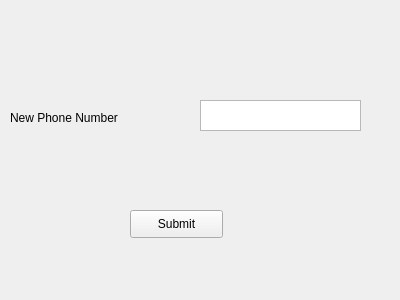
<?xml version="1.0" encoding="UTF-8"?>
<ui version="4.0">
 <class>form_change_phoneNumber</class>
 <widget class="QWidget" name="form_change_phoneNumber">
  <property name="geometry">
   <rect>
    <x>0</x>
    <y>0</y>
    <width>400</width>
    <height>300</height>
   </rect>
  </property>
  <property name="windowTitle">
   <string>Form</string>
  </property>
  <widget class="QPlainTextEdit" name="plainTextEdit_newPhoneNumber">
   <property name="geometry">
    <rect>
     <x>200</x>
     <y>100</y>
     <width>161</width>
     <height>31</height>
    </rect>
   </property>
  </widget>
  <widget class="QLabel" name="label_newPhoneNumber">
   <property name="geometry">
    <rect>
     <x>10</x>
     <y>110</y>
     <width>131</width>
     <height>16</height>
    </rect>
   </property>
   <property name="text">
    <string>New Phone Number</string>
   </property>
   <property name="scaledContents">
    <bool>true</bool>
   </property>
   <property name="wordWrap">
    <bool>true</bool>
   </property>
  </widget>
  <widget class="QPushButton" name="pushButton_change_phoneNumber">
   <property name="geometry">
    <rect>
     <x>130</x>
     <y>210</y>
     <width>93</width>
     <height>28</height>
    </rect>
   </property>
   <property name="text">
    <string>Submit</string>
   </property>
  </widget>
 </widget>
 <resources/>
 <connections>
  <connection>
   <sender>pushButton_change_phoneNumber</sender>
   <signal>clicked()</signal>
   <receiver>form_change_phoneNumber</receiver>
   <slot>change_phoneNumber()</slot>
   <hints>
    <hint type="sourcelabel">
     <x>174</x>
     <y>219</y>
    </hint>
    <hint type="destinationlabel">
     <x>270</x>
     <y>199</y>
    </hint>
   </hints>
  </connection>
 </connections>
 <slots>
  <slot>change_phoneNumber()</slot>
 </slots>
</ui>
